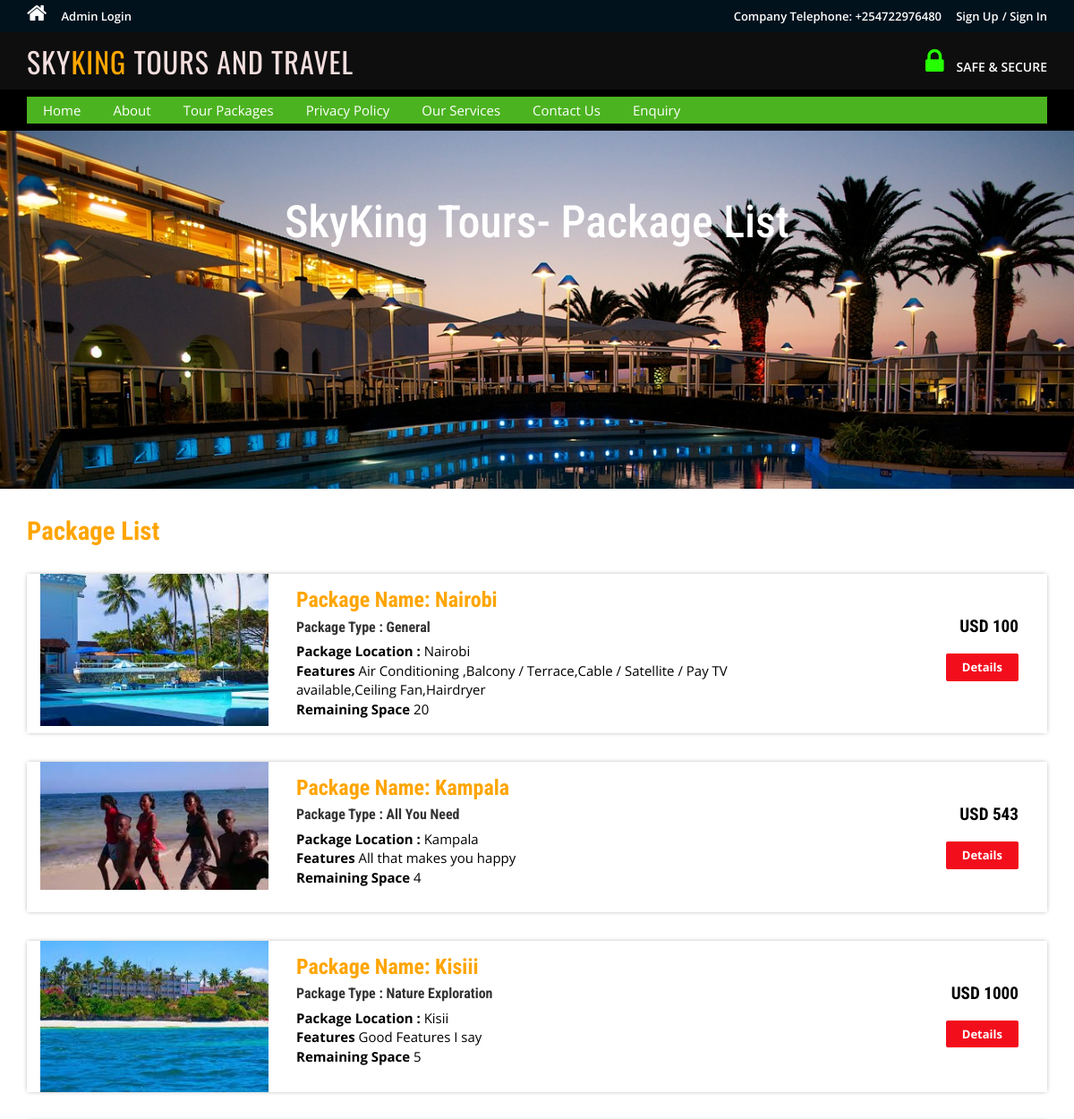
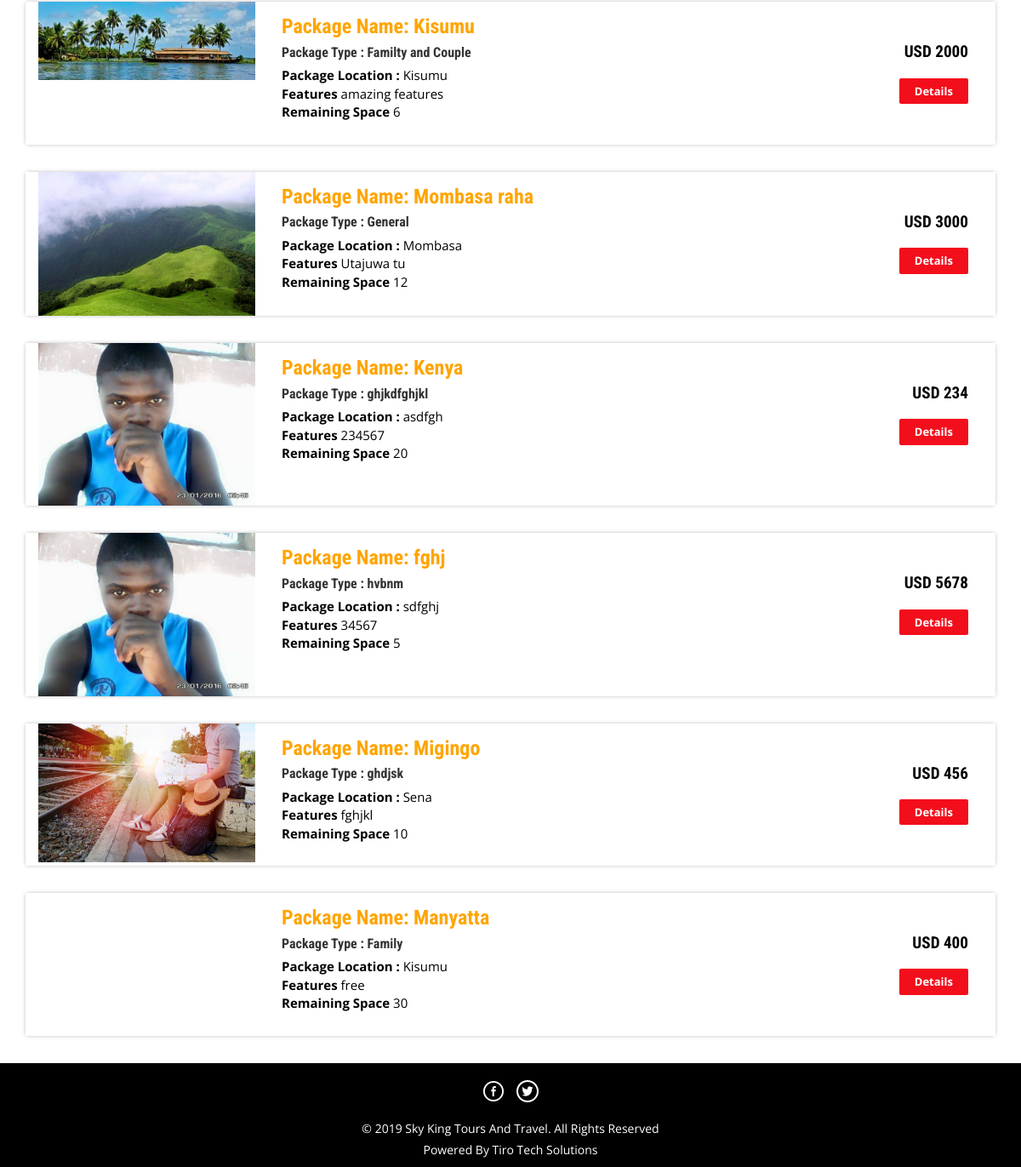
The app's page /package-list.php with its own data (2 pictures, top to bottom).
### tables this page shows
CREATE TABLE `tbltourpackages` (
  `PackageId` int(11) NOT NULL,
  `PackageName` varchar(200) NOT NULL,
  `PackageType` varchar(150) NOT NULL,
  `PackageLocation` varchar(100) NOT NULL,
  `PackagePrice` int(11) NOT NULL,
  `PackageFetures` varchar(255) NOT NULL,
  `PackageDetails` mediumtext NOT NULL,
  `capacity` int(32) UNSIGNED NOT NULL DEFAULT '20',
  `PackageImage` varchar(100) NOT NULL,
  `Creationdate` timestamp NOT NULL DEFAULT CURRENT_TIMESTAMP,
  `UpdationDate` timestamp NULL DEFAULT '0000-00-00 00:00:00' ON UPDATE CURRENT_TIMESTAMP
);

### package-list.php (the view, shortened to what this page needs)
<?php
include('includes/config.php');
?>
<!DOCTYPE HTML>
<html>
<head>
<link href="css/bootstrap.css" rel='stylesheet' type='text/css' />
<link href="css/style.css" rel='stylesheet' type='text/css' />
<link href="css/font-awesome.css" rel="stylesheet">
<link href="css/animate.css" rel="stylesheet" type="text/css" media="all">
</head>
<body>
<?php include('includes/header.php');?>
<div class="banner-3">
	<div class="container">
		<h1 class="wow zoomIn animated animated" data-wow-delay=".5s" style="visibility: visible; animation-delay: 0.5s; animation-name: zoomIn;"> SkyKing Tours- Package List</h1>
	</div>
</div>
<div class="rooms">
	<div class="container">
		<div class="room-bottom">
			<h3>Package List</h3>
<?php $sql = "SELECT * from tbltourpackages";
$query = $dbh->prepare($sql);
$query->execute();
$results=$query->fetchAll(PDO::FETCH_OBJ);
if($query->rowCount() > 0)
{
foreach($results as $result)
{	?>
			<div class="rom-btm">
				<div class="col-md-3 room-left wow fadeInLeft animated" data-wow-delay=".5s">
					<img src="admin/pacakgeimages/<?php echo htmlentities($result->PackageImage);?>" class="img-responsive" alt="">
				</div>
				<div class="col-md-6 room-midle wow fadeInUp animated" data-wow-delay=".5s">
					<h4>Package Name: <?php echo htmlentities($result->PackageName);?></h4>
					<h6>Package Type : <?php echo htmlentities($result->PackageType);?></h6>
					<p><b>Package Location :</b> <?php echo htmlentities($result->PackageLocation);?></p>
					<p><b>Features</b> <?php echo htmlentities($result->PackageFetures);?></p>
					<p><b>Remaining Space</b> <?php echo htmlentities($result->capacity);?></p>
				</div>
				<div class="col-md-3 room-right wow fadeInRight animated" data-wow-delay=".5s">
					<h5>USD <?php echo htmlentities($result->PackagePrice);?></h5>
					<a href="package-details.php?pkgid=<?php echo htmlentities($result->PackageId);?>" class="view">Details</a>
				</div>
				<div class="clearfix"></div>
			</div>
<?php }} ?>
		</div>
	</div>
</div>
<?php include('includes/footer.php');?>
</body>
</html>

### includes/header.php (shortened to what this page needs)
<?php if($_SESSION['login'])
{?>
<div class="top-header">
	<div class="container">
		<ul class="tp-hd-lft wow fadeInLeft animated" data-wow-delay=".5s">
			<li class="hm"><a href="index.php"><i class="fa fa-home"></i></a></li>
			<li class="prnt"><a href="profile.php">My Profile</a></li>
				<li class="prnt"><a href="change-password.php">Change Password</a></li>
			<li class="prnt"><a href="tour-history.php">My Tour History</a></li>
			<li class="prnt"><a href="issuetickets.php">Issue Tickets</a></li>
		</ul>
		<ul class="tp-hd-rgt wow fadeInRight animated" data-wow-delay=".5s">
			<li class="tol">Welcome :</li>
			<li class="sig"><?php echo htmlentities($_SESSION['login']);?></li>
			<li class="sigi"><a href="logout.php" >/ Logout</a></li>
        </ul>
		<div class="clearfix"></div>
	</div>
</div><?php } else {?>
<div class="top-header">
	<div class="container">
		<ul class="tp-hd-lft wow fadeInLeft animated" data-wow-delay=".5s">
			<li class="hm"><a href="index.php"><i class="fa fa-home"></i></a></li>
				<li class="hm"><a href="admin/index.php">Admin Login</a></li>
		</ul>
		<ul class="tp-hd-rgt wow fadeInRight animated" data-wow-delay=".5s">
			<li class="tol">Company Telephone: +254722976480</li>
			<li class="sig"><a href="#" data-toggle="modal" data-target="#myModal" >Sign Up</a></li>
			<li class="sigi"><a href="#" data-toggle="modal" data-target="#myModal4" >/ Sign In</a></li>
        </ul>
		<div class="clearfix"></div>
	</div>
</div>
<?php }?>
<div class="header">
	<div class="container">
		<div class="logo wow fadeInDown animated" data-wow-delay=".5s">
			<a href="index.php">SKY<span>KING</span> TOURS AND TRAVEL</a>
		</div>
		<div class="lock fadeInDown animated" data-wow-delay=".5s">
			<li><i class="fa fa-lock"></i></li>
            <li><div class="securetxt">SAFE &amp; SECURE </div></li>
		</div>
		<div class="clearfix"></div>
	</div>
</div>
<div class="footer-btm wow fadeInLeft animated" data-wow-delay=".5s">
	<div class="container">
	<div class="navigation">
			<nav class="navbar navbar-default">
				<div class="collapse navbar-collapse nav-wil" id="bs-example-navbar-collapse-1">
					<nav class="cl-effect-1">
						<ul class="nav navbar-nav">
							<li><a href="index.php">Home</a></li>
							<li><a href="page.php?type=About Us">About</a></li>
								<li><a href="package-list.php">Tour Packages</a></li>
								<li><a href="page.php?type=privacy">Privacy Policy</a></li>
								<li><a href="page.php?type=Services">Our Services </a></li>
								<li><a href="page.php?type=contact">Contact Us</a></li>
								<?php if($_SESSION['login'])
{?>
								<li>Need Help?<a href="#" data-toggle="modal" data-target="#myModal3"> / Write Us </a>  </li>
								<?php } else { ?>
								<li><a href="enquiry.php"> Enquiry </a>  </li>
								<?php } ?>
								<div class="clearfix"></div>
						</ul>
					</nav>
				</div>
			</nav>
		</div>
	</div>
</div>

### includes/footer.php
<div class="copy-right">
	<div class="container">
		<div class="footer-social-icons wow fadeInDown animated animated" data-wow-delay=".5s" style="visibility: visible; animation-delay: 0.5s; animation-name: fadeInDown;">
			<ul>
				<li><a class="facebook" href="#"><span>Facebook</span></a></li>
				<li><a class="twitter" href="#"><span>Twitter</span></a></li>
			</ul>
		</div>
		<p class="wow zoomIn animated animated" data-wow-delay=".5s" style="visibility: visible; animation-delay: 0.5s; animation-name: zoomIn;">© 2019 Sky King Tours And Travel. All Rights Reserved </p> <p>Powered By<a href="http://tirotech.co.ke/"> Tiro Tech Solutions</a>
	</div>
</div>

### css/style.css (style rules this page uses)
html, body { font-size: 100%; background: #fff; font-family: 'Open Sans', sans-serif; }
body a,.grid_1,plan_1,plan_1.one,plan_1.two,i.icon1, i.icon2, i.icon3, i.icon4, i.icon5, i.icon6 { transition:0.5s all; -webkit-transition:0.5s all; -moz-transition:0.5s all; -o-transition:0.5s all; -ms-transition:0.5s all; }
h1,h2,h3,h4,h5,h6 { margin:0; font-family: 'Roboto Condensed', sans-serif; }
p { margin:0; }
ul { margin:0; padding:0; }
.logo a { color: #f2dede; letter-spacing: 1px; font-size: 2em; font-weight: 400; display: block; text-decoration: none; font-family: 'Oswald', sans-serif; }
.logo span { color:#ffa700; }
i.fa.fa-home { font-size: 24px; }
.top-header { background-color: #01121d; border-bottom: 0 none; height: 36px; line-height: 35px; }
ul.tp-hd-lft { float: left; }
ul.tp-hd-lft li { display: inline-block; }
li.hm,li.prnt { margin-right: 12px; }
ul.tp-hd-lft a { font-size: 13px; font-weight: 600; color:#fff; }
ul.tp-hd-rgt { float:right; }
ul.tp-hd-rgt li { display: inline-block; font-size: 13px; font-weight: 600; color:#fff; }
ul.tp-hd-rgt a { font-size: 13px; font-weight: 600; color:#fff; }
li.ned,li.wrt,li.tol { margin-right: 12px; }
.header { background-color: #0e0e0e; margin: 0; padding: 10px 0 8px; }
.logo a { display: block; }
.logo { float: left; margin-right: 60px; }
.lock { float: right; margin-top: 7px; }
.securetxt { color: #fff; line-height: 18px; margin-top: 0px; font-size: 14px; font-weight:600; }
.lock li { display: inline-block; }
i.fa.fa-lock { color:#25ff00; font-size: 2em; padding-right: 10px; }
.footer-btm li { display: inline-block; margin: 0 10px; font-size: 14px; color: #fff; }
.footer-btm li a { font-size: 15px; color: #fff; display: inline-block; padding: 5px 8px; }
.footer-btm { background:black; padding: 0.5em 0; text-align:center; }
.copy-right p { color:#fff; font-size:14px; line-height: 1.8em; }
.copy-right p a { color: #fff; }
.copy-right { background:#000000; text-align: center; padding: 0.5em 0; }
a.view { padding: 6px 18px; font-weight: 700; color: #fff; background-color:#f30e1c; border: 0; font-size: 13px; border-radius: 2px; -webkit-transition: all .2s; -moz-transition: all .2s; transition: all .2s; margin-top: 20px; display: inline-block; }
.banner-3 { background: url(../images/6.jpg)no-repeat; background-size: cover; -webkit-background-size: cover; -o-background-size: cover; -ms-background-size: cover; -moz-background-size: cover; min-height:400px; }
.banner-3 h1 { font-size: 50px; margin-bottom: 40px; padding: 1.5em 0 0; text-align: center; color: #fff; }
.rom-btm { margin-top: 2em; box-shadow: 0px 0px 5px -1px rgba(0, 0, 0, 0.37); }
.room-bottom h3 { font-size: 1.8em; font-weight: 700; color: orange; }
.room-bottom { padding: 2em 0; }
.rom-btm h4 { font-size: 1.5em; font-weight: 700; color: orange; }
.rom-btm p { font-size: 15px; color: black; }
.rom-btm h6 { font-size: 1em; font-weight: 700; margin: 0.5em 0; }
.room-right { text-align: right; padding: 3em 2em; }
.room-midle { padding: 1em; }
.rom-btm h5 { font-size: 1.2em; font-weight: 700; color: black; }
.footer-social-icons ul li { display:inline-block; margin:0 0.2em; }
.footer-social-icons ul li a { width:30px; height:30px; background:url('../images/img-sprite.png') no-repeat 0px 0px; display:inline-block; position: relative; }
.footer-social-icons ul li a.facebook { background-position:0px 0px; }
.footer-social-icons ul li a.twitter { background-position:-30px 0px; }
.footer-social-icons { margin: 10px 0 10px; }
.navbar-default { background-color: #4CB320 !important; border-color: #4CB320 !important; }
.navbar { min-height: 0px !important; margin-bottom:0px !important; border-radius:0px !important; border: none !important; }
ul.nav.navbar-nav li a { font-size: 15px ; color: #fff; display: inline-block; padding: 5px 8px; }
.navbar-collapse { padding-right: 0px !important; padding-left: 0px !important; }

### records on screen
tbltourpackages: PackageImage (picture), PackageName "Nairobi", PackageType "General", PackageLocation "Nairobi", PackageFetures "Air Conditioning ,Balcony / Terrace,Cable / Satellite / Pay TV available,Ceiling Fan,Hairdryer", capacity "20", PackagePrice "100"
tbltourpackages: PackageImage (picture), PackageName "Kampala", PackageType "All You Need", PackageLocation "Kampala", PackageFetures "All that makes you happy", capacity "4", PackagePrice "543"
tbltourpackages: PackageImage (picture), PackageName "Kisiii", PackageType "Nature Exploration", PackageLocation "Kisii", PackageFetures "Good Features I say", capacity "5", PackagePrice "1000"
tbltourpackages: PackageImage (picture), PackageName "Kisumu", PackageType "Familty and Couple", PackageLocation "Kisumu", PackageFetures "amazing features", capacity "6", PackagePrice "2000"
tbltourpackages: PackageImage (picture), PackageName "Mombasa raha", PackageType "General", PackageLocation "Mombasa", PackageFetures "Utajuwa tu", capacity "12", PackagePrice "3000"
tbltourpackages: PackageImage (picture), PackageName "Kenya", PackageType "ghjkdfghjkl", PackageLocation "asdfgh", PackageFetures "234567", capacity "20", PackagePrice "234"
tbltourpackages: PackageImage (picture), PackageName "fghj", PackageType "hvbnm", PackageLocation "sdfghj", PackageFetures "34567", capacity "5", PackagePrice "5678"
tbltourpackages: PackageImage (picture), PackageName "Migingo", PackageType "ghdjsk", PackageLocation "Sena", PackageFetures "fghjkl", capacity "10", PackagePrice "456"
tbltourpackages: PackageName "Manyatta", PackageType "Family", PackageLocation "Kisumu", PackageFetures "free", capacity "30", PackagePrice "400"
